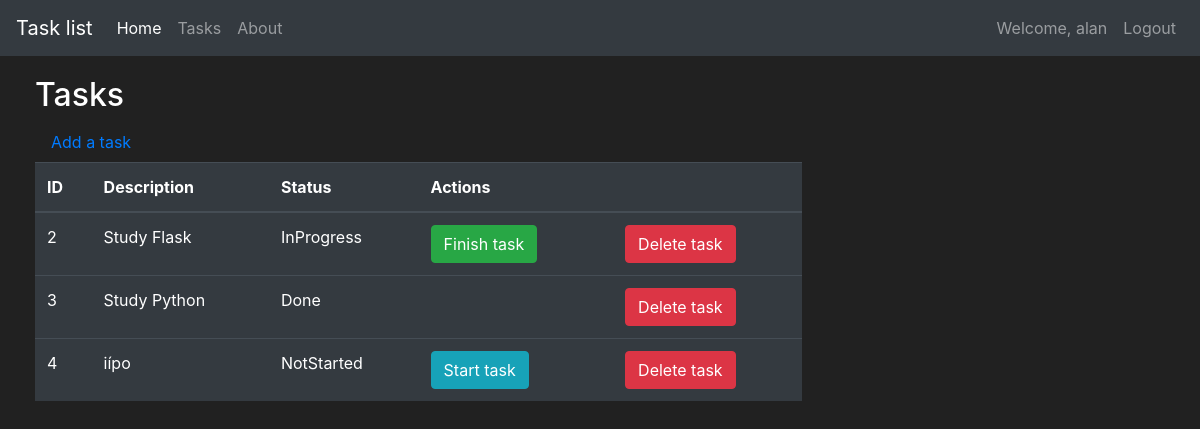
/tasks (signed in), run on an earlier commit of the app's database.
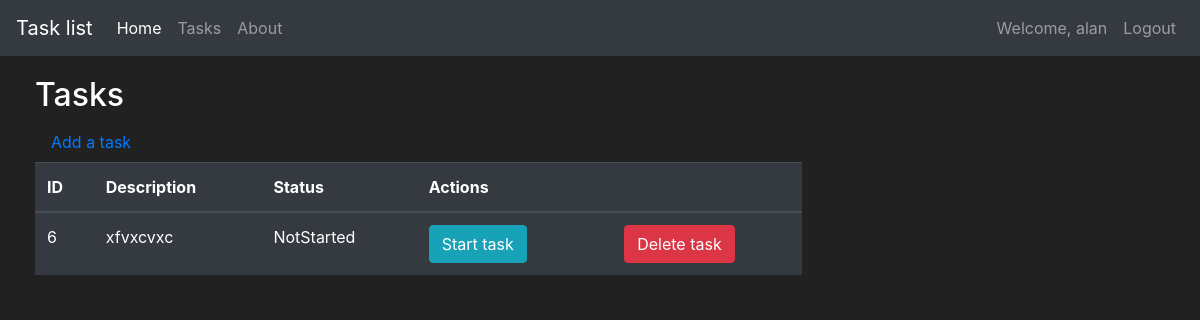
And on a later commit of the database.
### tasklist/models.py (models this page shows, shortened)
class User(db.Model, UserMixin):
    id = db.Column(db.Integer(), primary_key=True)
    username = db.Column(db.String(length=30), nullable = False, unique=True)
    email = db.Column(db.String(length=80), nullable = False, unique=True)
    name = db.Column(db.String(length=50))
    password_hash = db.Column(db.String(length=60), nullable = False)
    task_items = db.relationship('TaskItem', backref='owned_user', lazy=True)
    @property
    def password(self):
        return self.password

class TaskItem(db.Model):
    id = db.Column(db.Integer(), primary_key=True)
    description = db.Column(db.String(length=50), nullable = False, unique=True)
    status = db.Column(db.String(length=10), nullable = False)
    owner = db.Column(db.Integer(), db.ForeignKey('user.id'))

### tasklist/routes.py (the view)
@app.route('/tasks', methods=['GET','POST'])
@login_required
def tasks_page():
    deletetask_form = DeleteTaskItemForm()
    if request.method == 'POST':
        deleted_task = request.form.get('deleted_task')
        task = TaskItem.query.filter_by(id=deleted_task).first()
        db.session.delete(task)
        db.session.commit()
        flash(f'Task "{task.description}" has been deleted.', category='success')
    tasks = TaskItem.query.filter_by(owner = current_user.id)
    return render_template('tasks.html', tasks = tasks, deletetask_form=deletetask_form)

### tasklist/models.py (called while the page is built)
@login_mgr.user_loader
def load_user(user_id):
    return User.query.get(int(user_id))

### tasklist/templates/tasks.html (shortened to what this page needs)
{% extends 'layout.html' %}
{% block content %}
    <div class="row" style="margin-top:20px; margin-left:20px">
        <div class="col-8">
            <h2>Tasks</h2>
            <a class="nav-link" href="{{ url_for('addtask_page') }}">Add a task</a>
            <table class="table table-hover table-dark">
                <thead>
                    <tr>
                        <th scope="col">ID</th>
                        <th scope="col">Description</th>
                        <th scope="col">Status</th>
                        <th scope="col">Actions</th>
                    </tr>
                </thead>
                <tbody>
                    {% for task in tasks %}
                        <tr>
                            <td>{{task.id}}</td>
                            <td>{{task.description}}</td>
                            <td>{{task.status}}</td>
                            <td>
                                <div class="row">
                                    <div class="col-6">
                                        {% if task.status == 'NotStarted' %}
                                            <button class="btn btn-outline btn-info" data-toggle="modal" data-target="#StartTask-{{ task.id }}">Start task</button>
                                        {% else %}
                                            {% if task.status == 'InProgress' %}
                                            <button class="btn btn-outline btn-success" data-toggle="modal" data-target="#FinishTask-{{ task.id }}">Finish task</button>
                                            {% endif %}
                                        {% endif %}
                                    </div>
                                    <div class="col-6">
                                        <button class="btn btn-outline btn-danger" data-toggle="modal" data-target="#Modal-DeleteTask-{{ task.id }}">Delete task</button>
                                    </div>
                                </div>
                            </td>
                        </tr>
                    {% endfor %}
                </tbody>
            </table>
        </div>
        <div class="col-4"></div>
    </div>
{% endblock %}

### tasklist/templates/layout.html (shortened to what this page needs)
<!doctype html>
<html lang='en'>
    <head>
        <link rel="stylesheet" href="https://stackpath.bootstrapcdn.com/bootstrap/4.5.2/css/bootstrap.min.css">
    </head>
    <body>
        <nav class="navbar navbar-expand-md navbar-dark bg-dark">
            <a class="navbar-brand" href="#">Task list</a>
            <div class="collapse navbar-collapse" id="navbarNav">
                <ul class="navbar-nav mr-auto">
                    <li class="nav-item active">
                        <a class="nav-link" href="{{ url_for('home_page') }}">Home <span class="sr-only">(current)</span></a>
                    </li>
                    <li class="nav-item">
                        <a class="nav-link" href="{{ url_for('tasks_page') }}">Tasks</a>
                    </li>
                    <li class="nav-item">
                        <a class="nav-link" href="{{ url_for('about_page') }}">About</a>
                    </li>
                </ul>
                {% if current_user.is_authenticated %}
                    <ul class="navbar-nav">
                        <li class="nav-item">
                            <a class="nav-link">Welcome, {{current_user.username}}</a>
                        </li>
                    </ul>
                    <ul class="navbar-nav">
                        <li class="nav-item">
                            <a class="nav-link" href="{{ url_for('logout_page') }}">Logout</a>
                        </li>
                    </ul>
                {% endif %}
            </div>
        </nav>
        {% block content %}
        {% endblock %}
      </body>
</html>

### tasklist/templates/layout.html (style rules this page uses)
body { background-color: #212121; color: white; }

What changed in the data, as far as the page shows it:
removed TaskItem: id "2", description "Study Flask", status "InProgress"
removed TaskItem: id "3", description "Study Python", status "Done"
removed TaskItem: id "4", description "iípo", status "NotStarted"
added TaskItem: id "6", description "xfvxcvxc", status "NotStarted"
